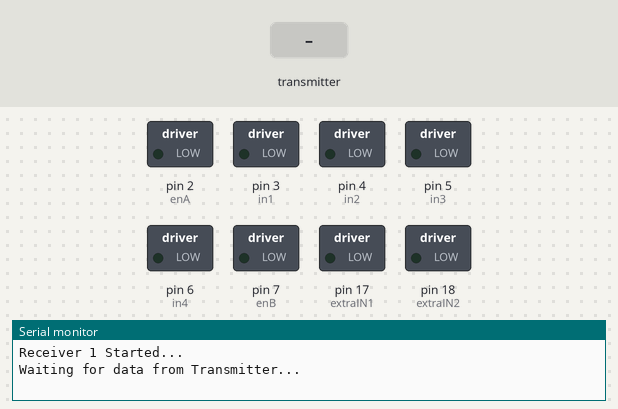
The sketch below on a simulated Arduino Nano, built with avr-gcc and run on an emulated ATmega328P. Parts: switched loads named in the sketch (green lamp = pin HIGH), the last lines printed to the serial monitor. Inputs (shaded band) come from the test bench. No radio packets arrive unless stated.

Above: at 1.2 s.
1.3 s: the transmitter starts sending xValue = 0
At 2.1 s:
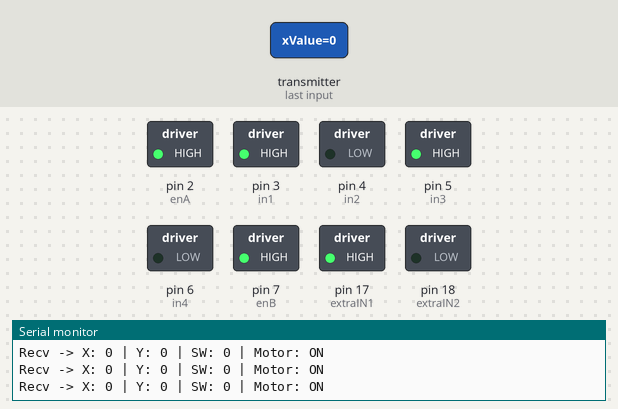
2.8 s: the transmitter starts sending xValue = 256
At 3.8 s:
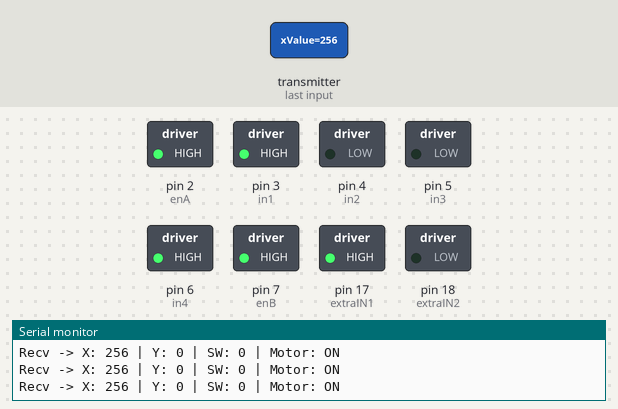
4.3 s: the transmitter starts sending yValue = 256
At 4.9 s:
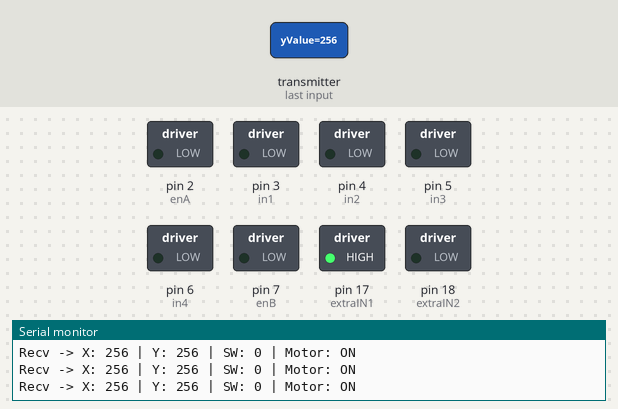
5.8 s: the transmitter starts sending yValue = 1023
At 6.1 s:
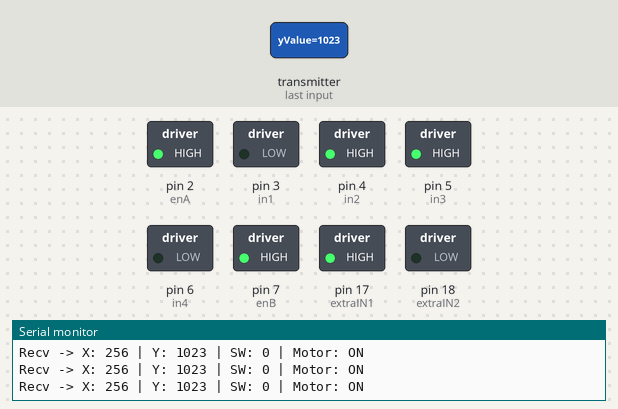
7.3 s: the transmitter starts sending xValue = 1023
At 8.4 s:
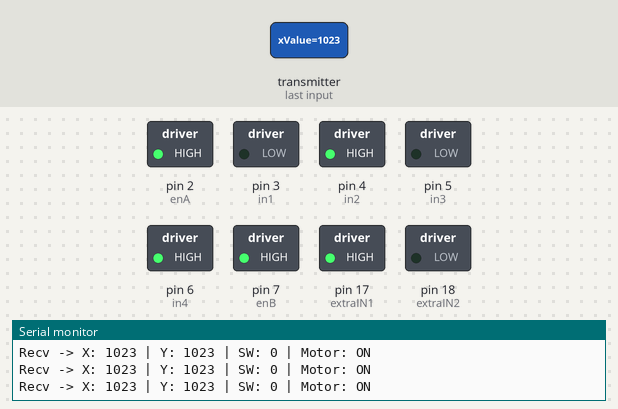
Timing chart, 0 to 10.3 s (numbered marks = the images above; inputs shaded):
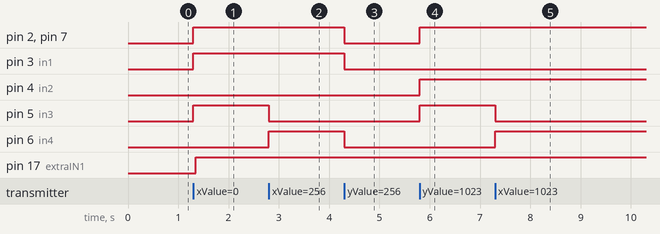

The sketch:

channel_1.receiver.ino
```cpp
#include <SPI.h>
#include <nRF24L01.h>
#include <RF24.h>


#define enA 2
#define in1 3
#define in2 4
#define enB 7
#define in3 5
#define in4 6

#define extraIN1 17 // Nano A3
#define extraIN2 18 // Nano A4

RF24 radio(8, 9); // CE, CSN
const byte address[6] = "00001";

struct Data_Package {
  int xValue;
  int yValue;
  int swValue;
};
Data_Package data;

bool motorStatus = false;
bool lastButtonState = HIGH;

void setup() {
  pinMode(enA, OUTPUT); pinMode(enB, OUTPUT);
  pinMode(in1, OUTPUT); pinMode(in2, OUTPUT);
  pinMode(in3, OUTPUT); pinMode(in4, OUTPUT);
  pinMode(extraIN1, OUTPUT);
  pinMode(extraIN2, OUTPUT);

  Serial.begin(9600);
  radio.begin();

  radio.setPALevel(RF24_PA_MIN);
  radio.setChannel(50); // channel 50 (you can change as per your uses)
  radio.openReadingPipe(0, address);
  radio.startListening();

  Serial.println("Receiver 1 Started...");
  Serial.println("Waiting for data from Transmitter...");
}

void loop() {
  if (radio.available()) {
    radio.read(&data, sizeof(Data_Package));


    Serial.print("Recv -> X: "); Serial.print(data.xValue);
    Serial.print(" | Y: "); Serial.print(data.yValue);
    Serial.print(" | SW: "); Serial.print(data.swValue);
    Serial.print(" | Motor: "); Serial.println(motorStatus ? "ON" : "OFF");


    if (data.xValue < 150) {
      digitalWrite(in1, HIGH); digitalWrite(in2, LOW);
      digitalWrite(in3, HIGH); digitalWrite(in4, LOW);
      digitalWrite(enA, HIGH); digitalWrite(enB, HIGH);
    }
    else if (data.xValue > 850) {
      digitalWrite(in1, LOW); digitalWrite(in2, HIGH);
      digitalWrite(in3, LOW); digitalWrite(in4, HIGH);
      digitalWrite(enA, HIGH); digitalWrite(enB, HIGH);
    }
    else if (data.yValue < 150) {
      digitalWrite(in1, HIGH); digitalWrite(in2, LOW);
      digitalWrite(in3, LOW); digitalWrite(in4, HIGH);
      digitalWrite(enA, HIGH); digitalWrite(enB, HIGH);
    }
    else if (data.yValue > 850) {
      digitalWrite(in1, LOW); digitalWrite(in2, HIGH);
      digitalWrite(in3, HIGH); digitalWrite(in4, LOW);
      digitalWrite(enA, HIGH); digitalWrite(enB, HIGH);
    }
    else {
      digitalWrite(enA, LOW); digitalWrite(enB, LOW);
      digitalWrite(in1, LOW); digitalWrite(in2, LOW);
      digitalWrite(in3, LOW); digitalWrite(in4, LOW);
    }

    if (data.swValue == LOW && lastButtonState == HIGH) {
      motorStatus = !motorStatus;
      delay(50); // Debounce delay
    }
    lastButtonState = data.swValue;

    if (motorStatus == true) {
      digitalWrite(extraIN1, HIGH);
      digitalWrite(extraIN2, LOW);
    } else {
      digitalWrite(extraIN1, LOW);
      digitalWrite(extraIN2, LOW);
    }
  }
}
```

Measured:
- after the input at 1.3 s, pin 2 (enA), pin 3 (in1), pin 5 (in3), pin 7 (enB): LOW → HIGH at once; pin 17 (extraIN1): LOW → HIGH after 0.05 s
- after the input at 2.8 s, pin 5 (in3): HIGH → LOW at once; pin 6 (in4): LOW → HIGH at once
- after the input at 4.3 s, pin 2 (enA), pin 3 (in1), pin 6 (in4), pin 7 (enB): HIGH → LOW at once
- after the input at 5.8 s, pin 2 (enA), pin 4 (in2), pin 5 (in3), pin 7 (enB): LOW → HIGH at once
- after the input at 7.3 s, pin 5 (in3): HIGH → LOW at once; pin 6 (in4): LOW → HIGH at once
